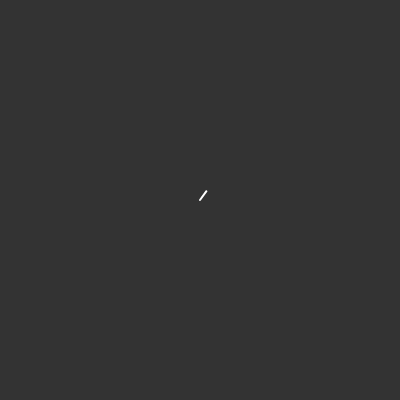
Frame 1 (no input)
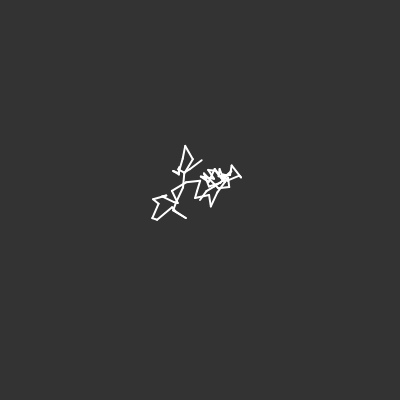
Frame 60 (no input)
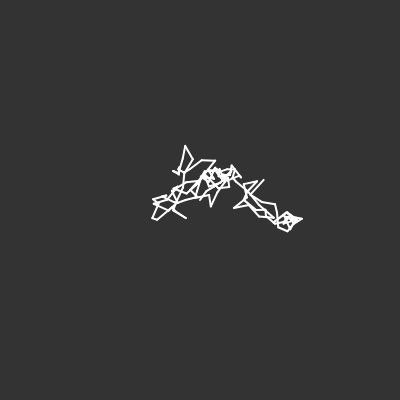
Frame 120 (the mouse pressed at the canvas centre since frame 60)

The p5.js sketch that drew these frames (run headless with seeded random() and noise() and a simulated clock; from frame 60 on, the mouse is pressed at the canvas centre):

// p5.js sketch
// ── sketch.js
let walker;

function setup() {
  createCanvas(400, 400);

  walker = new Walker(width / 2, height / 2, 15);

  background(51);
}

function draw() {
  walker.update();
  walker.show();
  walker.edge();
}

// ── walker.js
class Walker {
  constructor(x, y, walkDist) {
    this.pos = createVector(x, y);
    this.prevPos = createVector(x, y);
    this.walkDist = walkDist;
  }

  update() {
    this.pos.x = this.pos.x + random(-1, 1) * this.walkDist;
    this.pos.y = this.pos.y + random(-1, 1) * this.walkDist;
  }

  show() {
    strokeWeight(2);
    stroke(255);
    line(this.pos.x, this.pos.y, this.prevPos.x, this.prevPos.y);

    this.updatePrev();
  }

  edge() {
    if (this.pos.x > width) {
      this.pos.x = 0;
      this.updatePrev();
    }
    if (this.pos.x < 0) {
      this.pos.x = width;
      this.updatePrev();
    }
    if (this.pos.y > height) {
      this.pos.y = 0;
      this.updatePrev();
    }
    if (this.pos.y < 0) {
      this.pos.y = height;
      this.updatePrev();
    }
  }

  updatePrev() {
    this.prevPos.x = this.pos.x;
    this.prevPos.y = this.pos.y;
  }
}
